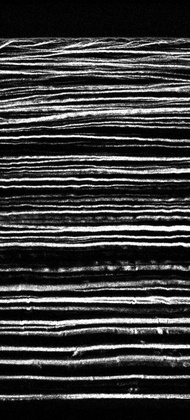
%> input picture zach/rabbitImages/image1.jpg, 190 x 420 px, shrunk from 453 x 1001 before the run
$ octave refineScript.m   (GNU Octave 9; MATLAB toolbox functions it lacks are replaced by stand-ins)
%> lines starting %> are read from the running program, lines starting %| are printed output that depends on the picture; in (x1, y1, x2, y2) boxes, pixels count from 0 and x2, y2 are one past the last pixel; in counts of white or black regions, pixels touching at a corner belong together; the program's own positions count from 1
### zach/getSegImage.m
function [ segImage ] = getSegImage( image )
%GETSEGIMAGE Summary of this function goes here
%   Detailed explanation goes here

threshold=0.3;

%filter = fspecial('gaussian',5);
filter = fspecial('average',3);
newImage = conv2(image,filter,'same');
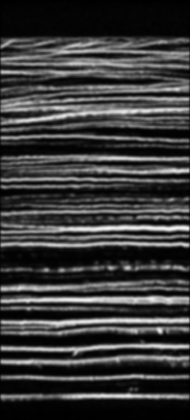
%> newImage: size 420x190 double; min 0.000726, max 0.96, mean 0.232

image1Seg = getKMeansImage(newImage);
image1SegRefine = medfilt2(image1Seg,[2 2]);
image1BiFilter = bfilter2(image1SegRefine,[2 2],[0 0]);


segImage = double(image1BiFilter>threshold);


end

### zach/getKMeansImage.m
function [ newSegImage ] = getKMeansImage( image1 )
%GETKMEANSIMAGE Summary of this function goes here
%   Detailed explanation goes here

image1Size = size(image1);
%> image1Size = [420 190]
height = image1Size(1);
%> height = 420
width = image1Size(2);
%> width = 190

threshold = 0.3;

xVals = 1:width;
%> xVals = 190 values from 1 to 190
xVals = xVals/width;
%> xVals = 190 values from 0.00526 to 1
xValsArray = repmat(xVals,[height 1]);
yVals = 1:height;
%> yVals = 420 values from 1 to 420
yVals = yVals/height;
%> yVals = 420 values from 0.00238 to 1
yVals = transpose(yVals);
yValsArray = repmat(yVals,[1 width]);

image1Data = zeros(height,width,3);
image1Data(:,:,1) = image1;
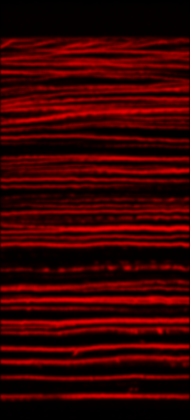
%> image1Data: size 420x190x3 double; mean R, G, B 0.232, 0, 0
image1Data(:,:,2) = xValsArray;
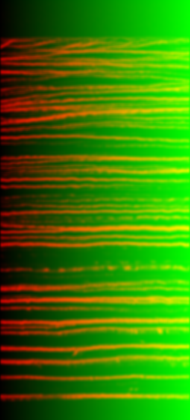
%> image1Data: size 420x190x3 double; mean R, G, B 0.232, 0.503, 0
image1Data(:,:,3) = yValsArray;
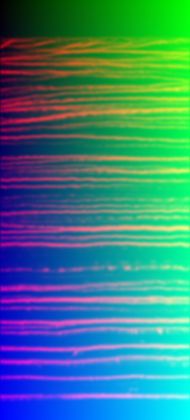
%> image1Data: size 420x190x3 double; mean R, G, B 0.232, 0.503, 0.501

N = height*width;
image1DataSeq = reshape(image1Data,[N 3]);
[indices,cluster] = kmeans(image1DataSeq,30);
%> cluster = 30 rows, first 12: [0.0827 0.874 0.654; 0.373 0.147 0.807; 0.153 0.104 0.281; 0.291 0.323 0.192; 0.0711 0.338 0.671; 0.723 0.84 0.715; 0.0369 0.12 0.89; 0.373 0.475 0.779; 0.049 0.623 0.903; 0.312 0.87 0.215; 0.0364 0.509 0.0775; 0.102 0.109 0.577]

clusterValues = cluster(:,1);
%> clusterValues = 30 values, max 0.723 at index 6, min 0.0292 at index 20, mean 0.277
clusterSeg = double(clusterValues>threshold);
%> clusterSeg = 30 values, max 1 at index 2, min 0 at index 1, mean 0.467
image1Seg = zeros(1,N);
image1NonSeg = zeros(1,N);
for index = 1:N
    image1Seg(index) = clusterSeg(indices(index));
    image1NonSeg(index) = clusterValues(indices(index));
end

newSegImage = reshape(image1Seg,[height width]);
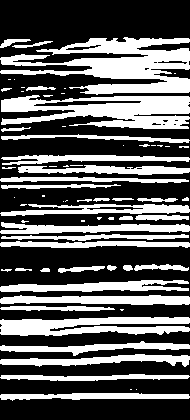
%> newSegImage: size 420x190 double; values 0 (black) and 1 (white), 37.4% white; 69 white regions (30 under 20 px), largest, box (x1, y1, x2, y2) and area: (0, 37, 190, 95) 5568, (1, 95, 190, 129) 4147, (0, 317, 190, 336) 2616

end

### zach/bfilter2.m

% BFILTER2 Two dimensional bilateral filtering.
%    This function implements 2-D bilateral filtering using
%    the method outlined in:
%
%       C. Tomasi and R. Manduchi. Bilateral Filtering for
%       Gray and Color Images. In Proceedings of the IEEE
%       International Conference on Computer Vision, 1998.
%
%    B = bfilter2(A,W,SIGMA) performs 2-D bilateral filtering
%    for the grayscale or color image A. A should be a double
%    precision matrix of size NxMx1 or NxMx3 (i.e., grayscale
%    or color images, respectively) with normalized values in
%    the closed interval [0,1]. The half-size of the Gaussian
%    bilateral filter window is defined by W. The standard
%    deviations of the bilateral filter are given by SIGMA,
%    where the spatial-domain standard deviation is given by
%    SIGMA(1) and the intensity-domain standard deviation is
%    given by SIGMA(2).
%
% Douglas R. Lanman, Brown University, September 2006.
% dlanman@brown.edu, http://mesh.brown.edu/dlanman


%%%%%%%%%%%%%%%%%%%%%%%%%%%%%%%%%%%%%%%%%%%%%%%%%%%%%%%%%%%%%
% Pre-process input and select appropriate filter.
function B = bfilter2(A,w,sigma)

% Verify that the input image exists and is valid.
if ~exist('A','var') || isempty(A)
   error('Input image A is undefined or invalid.');
end
if ~isfloat(A) || ~sum([1,3] == size(A,3)) || ...
      min(A(:)) < 0 || max(A(:)) > 1
   error(['Input image A must be a double precision ',...
          'matrix of size NxMx1 or NxMx3 on the closed ',...
          'interval [0,1].']);
end

% Verify bilateral filter window size.
if ~exist('w','var') || isempty(w) || ...
      numel(w) ~= 1 || w < 1
   w = 5;
end
w = ceil(w);

% Verify bilateral filter standard deviations.
if ~exist('sigma','var') || isempty(sigma) || ...
      numel(sigma) ~= 2 || sigma(1) <= 0 || sigma(2) <= 0
   sigma = [3 0.1];
end

% Apply either grayscale or color bilateral filtering.
if size(A,3) == 1
   B = bfltGray(A,w,sigma(1),sigma(2));
else
   B = bfltColor(A,w,sigma(1),sigma(2));
end


%%%%%%%%%%%%%%%%%%%%%%%%%%%%%%%%%%%%%%%%%%%%%%%%%%%%%%%%%%%%%
% Implements bilateral filtering for grayscale images.
function B = bfltGray(A,w,sigma_d,sigma_r)
%> called with w = 5, sigma_d = 3, sigma_r = 0.1

% Pre-compute Gaussian distance weights.
[X,Y] = meshgrid(-w:w,-w:w);
G = exp(-(X.^2+Y.^2)/(2*sigma_d^2));

% Create waitbar.
h = waitbar(0,'Applying bilateral filter...');
set(h,'Name','Bilateral Filter Progress');

% Apply bilateral filter.
dim = size(A);
B = zeros(dim);
for i = 1:dim(1)
   for j = 1:dim(2)

         % Extract local region.
         iMin = max(i-w,1);
         iMax = min(i+w,dim(1));
         jMin = max(j-w,1);
         jMax = min(j+w,dim(2));
         I = A(iMin:iMax,jMin:jMax);

         % Compute Gaussian intensity weights.
         H = exp(-(I-A(i,j)).^2/(2*sigma_r^2));

         % Calculate bilateral filter response.
         F = H.*G((iMin:iMax)-i+w+1,(jMin:jMax)-j+w+1);
         B(i,j) = sum(F(:).*I(:))/sum(F(:));

   end
   waitbar(i/dim(1));
end

% Close waitbar.
close(h);


%%%%%%%%%%%%%%%%%%%%%%%%%%%%%%%%%%%%%%%%%%%%%%%%%%%%%%%%%%%%%
% Implements bilateral filter for color images.
% [59 lines left out: function bfltColor, not called in this run]

### zach/refineScript.m

imname = 'rabbitImages/image1.jpg';
image1 = im2double(imread(imname));

%filter = fspecial('gaussian',5);
filter = fspecial('average',3);
newImage1 = conv2(image1,filter,'same');

image1Seg = getSegImage(newImage1);
%> in getSegImage, `segImage = double(image1BiFilter>threshold);`:
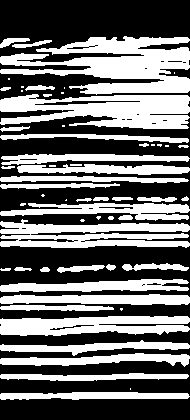
%> segImage: size 420x190 double; values 0 (black) and 1 (white), 43.3% white; 58 white regions (18 under 20 px), largest, box (x1, y1, x2, y2) and area: (0, 36, 190, 95) 6224, (0, 94, 190, 129) 4641, (0, 219, 190, 248) 3595

figure
imshow(image1Seg);

figure
image1SegRefine = medfilt2(image1Seg,[2 2]);
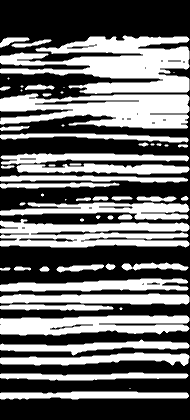
%> image1SegRefine: size 420x190 double; min 0, max 1, mean 0.433
imshow(image1SegRefine);


figure
image1BiFilter = bfilter2(image1SegRefine,[2 2],[0 0]);
imshow(image1BiFilter);
